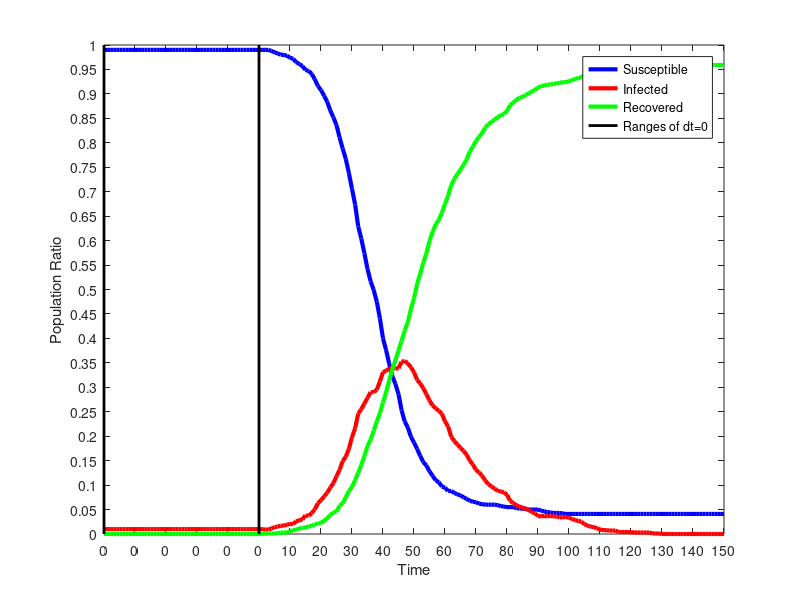

MATLAB code for this plot:
dynamics = [
0.00,990.000,10.000,0.000;
0.00,990.000,10.000,0.000;
0.00,990.000,10.000,0.000;
0.00,990.000,10.000,0.000;
0.00,990.000,10.000,0.000;
0.00,990.000,10.000,0.000;
0.00,990.000,10.000,0.000;
0.00,990.000,10.000,0.000;
0.00,990.000,10.000,0.000;
0.00,990.000,10.000,0.000;
0.00,990.000,10.000,0.000;
0.00,990.000,10.000,0.000;
0.00,990.000,10.000,0.000;
0.00,990.000,10.000,0.000;
0.00,990.000,10.000,0.000;
0.00,990.000,10.000,0.000;
0.00,990.000,10.000,0.000;
0.00,990.000,10.000,0.000;
0.00,990.000,10.000,0.000;
0.00,990.000,10.000,0.000;
0.00,990.000,10.000,0.000;
0.00,990.000,10.000,0.000;
0.00,990.000,10.000,0.000;
0.00,990.000,10.000,0.000;
0.00,990.000,10.000,0.000;
0.00,990.000,10.000,0.000;
0.00,990.000,10.000,0.000;
0.00,990.000,10.000,0.000;
0.00,990.000,10.000,0.000;
0.00,990.000,10.000,0.000;
0.00,990.000,10.000,0.000;
0.00,990.000,10.000,0.000;
0.00,990.000,10.000,0.000;
0.00,990.000,10.000,0.000;
0.00,990.000,10.000,0.000;
0.00,990.000,10.000,0.000;
0.00,990.000,10.000,0.000;
0.00,990.000,10.000,0.000;
0.00,990.000,10.000,0.000;
0.00,990.000,10.000,0.000;
0.00,990.000,10.000,0.000;
0.00,990.000,10.000,0.000;
0.00,990.000,10.000,0.000;
0.00,990.000,10.000,0.000;
0.00,990.000,10.000,0.000;
0.00,990.000,10.000,0.000;
0.00,990.000,10.000,0.000;
0.00,990.000,10.000,0.000;
0.00,990.000,10.000,0.000;
0.00,990.000,10.000,0.000;
0.00,990.000,10.000,0.000;
1.00,990.000,10.000,0.000;
2.00,990.000,9.000,1.000;
3.00,990.000,9.000,1.000;
4.00,988.000,11.000,1.000;
5.00,985.000,14.000,1.000;
6.00,983.000,15.000,2.000;
7.00,980.000,17.000,3.000;
8.00,980.000,17.000,3.000;
9.00,978.000,19.000,3.000;
10.00,974.000,21.000,5.000;
11.00,972.000,20.000,8.000;
12.00,965.000,26.000,9.000;
13.00,961.000,28.000,11.000;
14.00,957.000,30.000,13.000;
15.00,949.000,38.000,13.000;
16.00,947.000,37.000,16.000;
17.00,941.000,43.000,16.000;
18.00,930.000,50.000,20.000;
19.00,916.000,63.000,21.000;
20.00,908.000,69.000,23.000;
21.00,896.000,77.000,27.000;
22.00,884.000,84.000,32.000;
23.00,866.000,95.000,39.000;
24.00,852.000,104.000,44.000;
25.00,836.000,118.000,46.000;
26.00,811.000,131.000,58.000;
27.00,788.000,149.000,63.000;
28.00,767.000,158.000,75.000;
29.00,738.000,174.000,88.000;
30.00,706.000,198.000,96.000;
31.00,674.000,216.000,110.000;
32.00,629.000,246.000,125.000;
33.00,604.000,255.000,141.000;
34.00,574.000,267.000,159.000;
35.00,542.000,278.000,180.000;
36.00,517.000,290.000,193.000;
37.00,499.000,290.000,211.000;
38.00,475.000,295.000,230.000;
39.00,441.000,312.000,247.000;
40.00,400.000,331.000,269.000;
41.00,376.000,334.000,290.000;
42.00,348.000,338.000,314.000;
43.00,323.000,340.000,337.000;
44.00,307.000,338.000,355.000;
45.00,286.000,339.000,375.000;
46.00,253.000,352.000,395.000;
47.00,230.000,354.000,416.000;
48.00,218.000,349.000,433.000;
49.00,199.000,341.000,460.000;
50.00,187.000,331.000,482.000;
51.00,174.000,315.000,511.000;
52.00,160.000,308.000,532.000;
53.00,147.000,298.000,555.000;
54.00,140.000,286.000,574.000;
55.00,128.000,273.000,599.000;
56.00,119.000,263.000,618.000;
57.00,110.000,257.000,633.000;
58.00,106.000,252.000,642.000;
59.00,97.000,246.000,657.000;
60.00,95.000,230.000,675.000;
61.00,88.000,220.000,692.000;
62.00,88.000,199.000,713.000;
63.00,84.000,190.000,726.000;
64.00,81.000,183.000,736.000;
65.00,79.000,176.000,745.000;
66.00,75.000,170.000,755.000;
67.00,72.000,162.000,766.000;
68.00,68.000,150.000,782.000;
69.00,66.000,142.000,792.000;
70.00,65.000,131.000,804.000;
71.00,62.000,126.000,812.000;
72.00,61.000,119.000,820.000;
73.00,60.000,109.000,831.000;
74.00,60.000,102.000,838.000;
75.00,60.000,97.000,843.000;
76.00,60.000,93.000,847.000;
77.00,59.000,88.000,853.000;
78.00,57.000,87.000,856.000;
79.00,56.000,85.000,859.000;
80.00,55.000,80.000,865.000;
81.00,55.000,68.000,877.000;
82.00,55.000,63.000,882.000;
83.00,53.000,59.000,888.000;
84.00,52.000,56.000,892.000;
85.00,52.000,54.000,894.000;
86.00,51.000,52.000,897.000;
87.00,50.000,49.000,901.000;
88.00,50.000,45.000,905.000;
89.00,50.000,42.000,908.000;
90.00,50.000,37.000,913.000;
91.00,48.000,36.000,916.000;
92.00,46.000,37.000,917.000;
93.00,45.000,36.000,919.000;
94.00,44.000,37.000,919.000;
95.00,43.000,36.000,921.000;
96.00,43.000,36.000,921.000;
97.00,43.000,34.000,923.000;
98.00,42.000,34.000,924.000;
99.00,41.000,35.000,924.000;
100.00,41.000,33.000,926.000;
101.00,41.000,31.000,928.000;
102.00,41.000,28.000,931.000;
103.00,41.000,27.000,932.000;
104.00,41.000,25.000,934.000;
105.00,41.000,20.000,939.000;
106.00,41.000,17.000,942.000;
107.00,41.000,15.000,944.000;
108.00,41.000,14.000,945.000;
109.00,41.000,12.000,947.000;
110.00,41.000,9.000,950.000;
111.00,41.000,8.000,951.000;
112.00,41.000,8.000,951.000;
113.00,41.000,7.000,952.000;
114.00,41.000,7.000,952.000;
115.00,41.000,7.000,952.000;
116.00,41.000,4.000,955.000;
117.00,41.000,4.000,955.000;
118.00,41.000,4.000,955.000;
119.00,41.000,4.000,955.000;
120.00,41.000,4.000,955.000;
121.00,41.000,3.000,956.000;
122.00,41.000,3.000,956.000;
123.00,41.000,3.000,956.000;
124.00,41.000,3.000,956.000;
125.00,41.000,3.000,956.000;
126.00,41.000,3.000,956.000;
127.00,41.000,1.000,958.000;
128.00,41.000,1.000,958.000;
129.00,41.000,1.000,958.000;
130.00,41.000,0.000,959.000;
131.00,41.000,0.000,959.000;
132.00,41.000,0.000,959.000;
133.00,41.000,0.000,959.000;
134.00,41.000,0.000,959.000;
135.00,41.000,0.000,959.000;
136.00,41.000,0.000,959.000;
137.00,41.000,0.000,959.000;
138.00,41.000,0.000,959.000;
139.00,41.000,0.000,959.000;
140.00,41.000,0.000,959.000;
141.00,41.000,0.000,959.000;
142.00,41.000,0.000,959.000;
143.00,41.000,0.000,959.000;
144.00,41.000,0.000,959.000;
145.00,41.000,0.000,959.000;
146.00,41.000,0.000,959.000;
147.00,41.000,0.000,959.000;
148.00,41.000,0.000,959.000;
149.00,41.000,0.000,959.000;
150.00,41.000,0.000,959.000;
];
time = dynamics (:, 1);
susceptible = dynamics (:, 2);
infected = dynamics (:, 3);
recovered = dynamics (:, 4);
totalPopulation = susceptible(1) + infected(1) + recovered(1);
susceptibleRatio = susceptible ./ totalPopulation;
infectedRatio = infected ./ totalPopulation;
recoveredRatio = recovered ./ totalPopulation;
steps = length (time);
indices = 0 : steps - 1;
replications = 0;
figure
plot (indices, susceptibleRatio.', 'color', 'blue', 'linewidth', 3);
hold on
plot (indices, infectedRatio.', 'color', 'red', 'linewidth', 3);
hold on
plot (indices, recoveredRatio.', 'color', 'green', 'linewidth', 3);
hold on
x = 0;
plot([x,x],[0,1], 'color', 'black', 'linewidth', 2);
x = 50;
plot([x,x],[0,1], 'color', 'black', 'linewidth', 2);

set(gca,'YTick',0:0.05:1.0);
set(gca,'XTick', indices(1:10:end), 'xticklabel', time(1:10:end));
xlabel ('Time');
ylabel ('Population Ratio');
legend('Susceptible','Infected', 'Recovered', 'Ranges of dt=0');
%titleStr = sprintf('SIR Dynamics of %i agents, with 1.00 dt, %i steps, 0 replications', totalPopulation, steps)
%title (titleStr);
